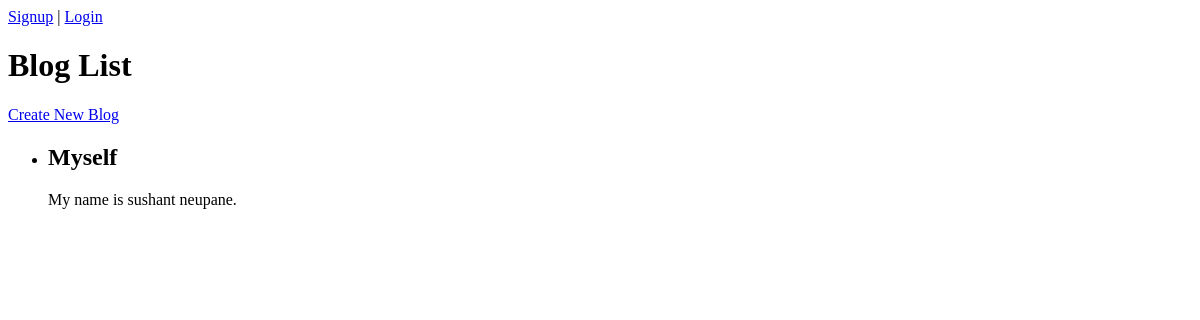
Before: / with the older database file.
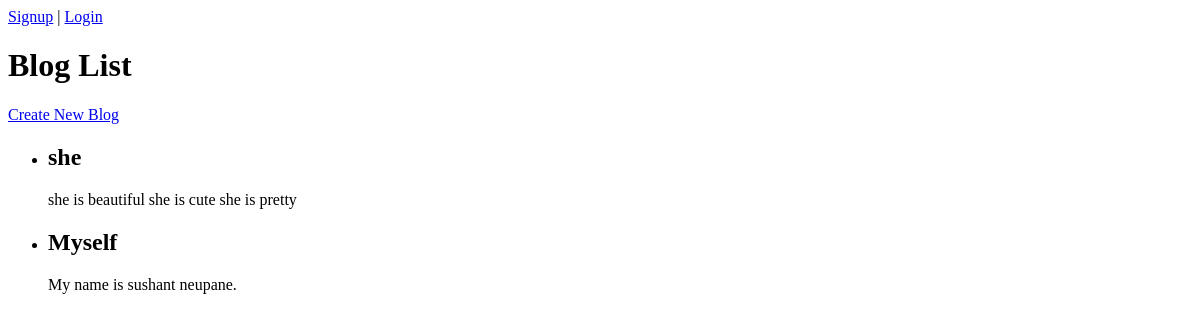
After: the same page with the newer database file.
### blogApp/models.py (models this page shows, shortened)
class Blog(models.Model):
    title=models.CharField(max_length=255)
    content=models.TextField()
    created_at=models.DateTimeField(default=now,editable=False)
    updated_at= models.DateTimeField(auto_now=True)

### blogApp/views.py (the view)
# urls.py: path('', blog_list, name='blog_list'),
def blog_list(request):
    blogs = Blog.objects.all().order_by('-created_at')
    return render(request, 'blog_list.html', {'blogs': blogs})

### blogApp/templates/blog_list.html (shortened to what this page needs)
<!DOCTYPE html>
<html lang="en">
<head>
</head>
<body>
    <nav>
    <a href="{% url 'signup' %}">Signup</a> |
    {% if user.is_authenticated %}
    <a href="{% url 'logout' %}">Logout</a>
    {% else %}
    <a href="{% url 'login' %}">Login</a>
    {% endif %}
    </nav>
    <h1>Blog List</h1>
    <a href="{% url 'create_blog' %}">Create New Blog</a>
    <ul>
        {% for blog in blogs %}
        <li>
            <h2>{{ blog.title }}</h2>
            <p>{{ blog.content }}</p>
        </li>
        {% empty %}
        <p>No blog posts yet.</p>
        {% endfor %}
    </ul>
</body>
</html>

Changed rows visible on the page:
added Blog: title "she", content "she is beautiful she is cute she is pretty"
